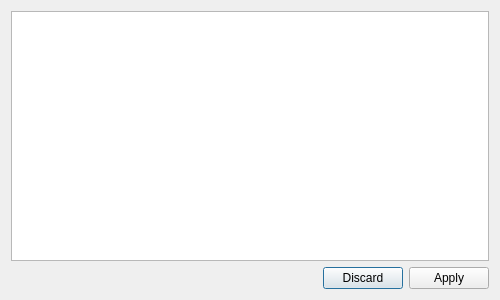
<?xml version="1.0" encoding="UTF-8"?>
<ui version="4.0">
 <class>DialogParametrs</class>
 <widget class="QDialog" name="DialogParametrs">
  <property name="geometry">
   <rect>
    <x>0</x>
    <y>0</y>
    <width>500</width>
    <height>300</height>
   </rect>
  </property>
  <property name="windowTitle">
   <string>Parametrs</string>
  </property>
  <property name="windowIcon">
   <iconset>
    <normaloff>../../../../Загрузки/1591476297136061096.png</normaloff>../../../../Загрузки/1591476297136061096.png</iconset>
  </property>
  <property name="sizeGripEnabled">
   <bool>false</bool>
  </property>
  <layout class="QGridLayout" name="gridLayout">
   <item row="0" column="0" colspan="2">
    <widget class="QTableView" name="tableViewParametrs"/>
   </item>
   <item row="1" column="1">
    <widget class="QDialogButtonBox" name="buttonBoxApplyDiscard">
     <property name="orientation">
      <enum>Qt::Horizontal</enum>
     </property>
     <property name="standardButtons">
      <set>QDialogButtonBox::Apply|QDialogButtonBox::Discard</set>
     </property>
    </widget>
   </item>
  </layout>
 </widget>
 <resources/>
 <connections>
  <connection>
   <sender>buttonBoxApplyDiscard</sender>
   <signal>accepted()</signal>
   <receiver>DialogParametrs</receiver>
   <slot>accept()</slot>
   <hints>
    <hint type="sourcelabel">
     <x>248</x>
     <y>254</y>
    </hint>
    <hint type="destinationlabel">
     <x>157</x>
     <y>274</y>
    </hint>
   </hints>
  </connection>
  <connection>
   <sender>buttonBoxApplyDiscard</sender>
   <signal>rejected()</signal>
   <receiver>DialogParametrs</receiver>
   <slot>reject()</slot>
   <hints>
    <hint type="sourcelabel">
     <x>316</x>
     <y>260</y>
    </hint>
    <hint type="destinationlabel">
     <x>286</x>
     <y>274</y>
    </hint>
   </hints>
  </connection>
 </connections>
</ui>
